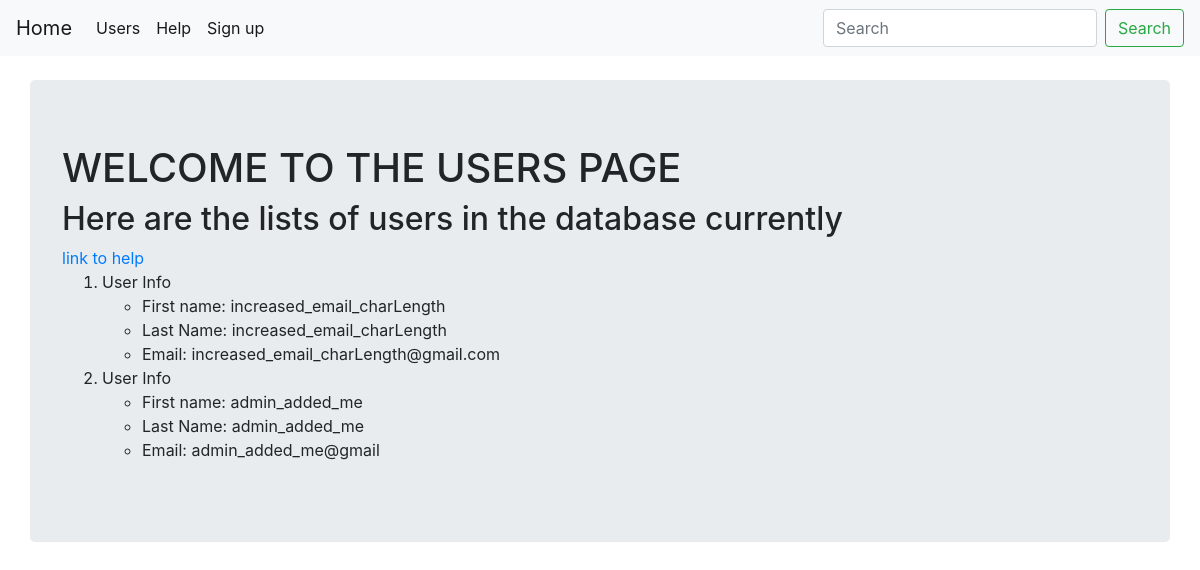
/users/, run on an earlier commit of the app's database.
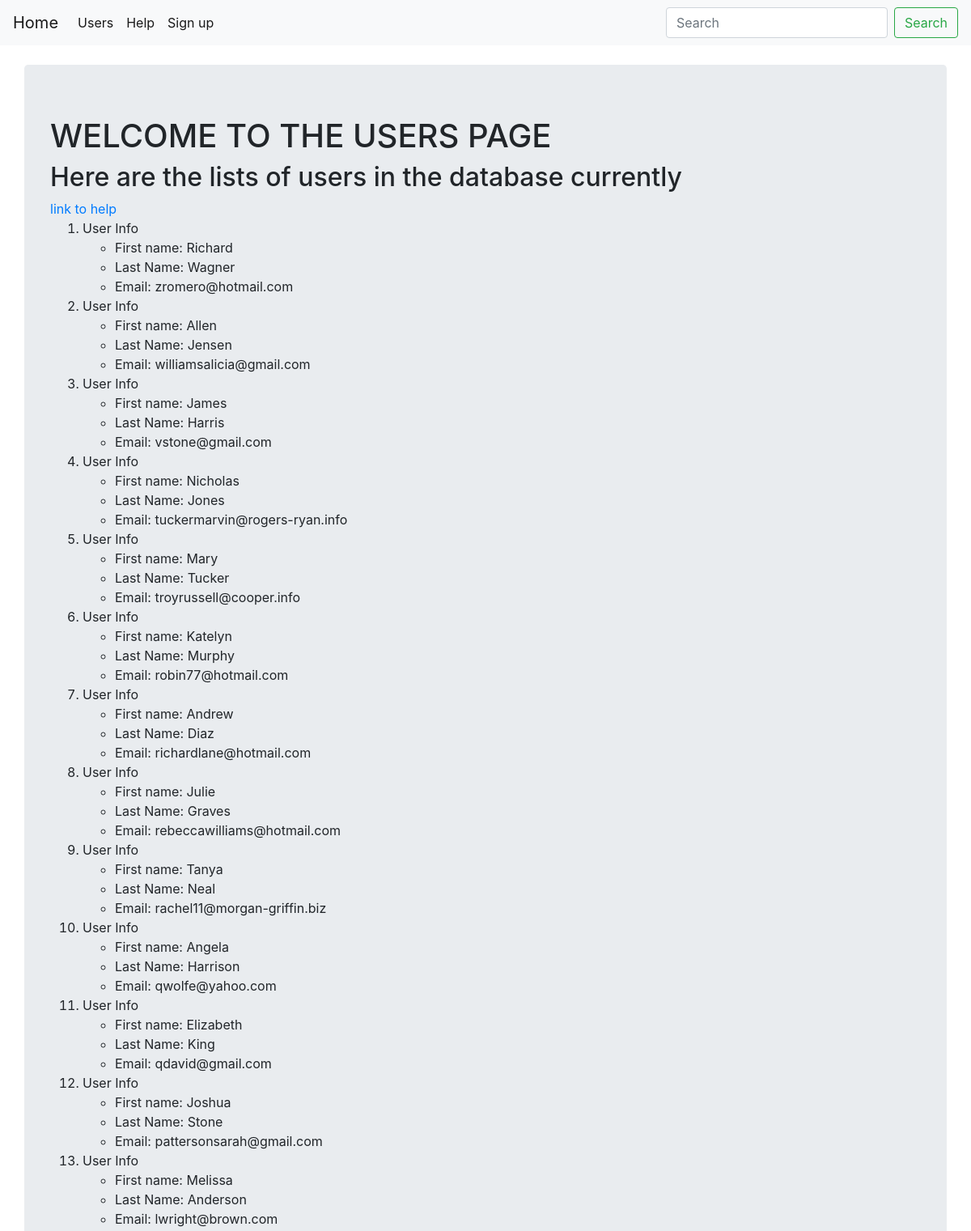
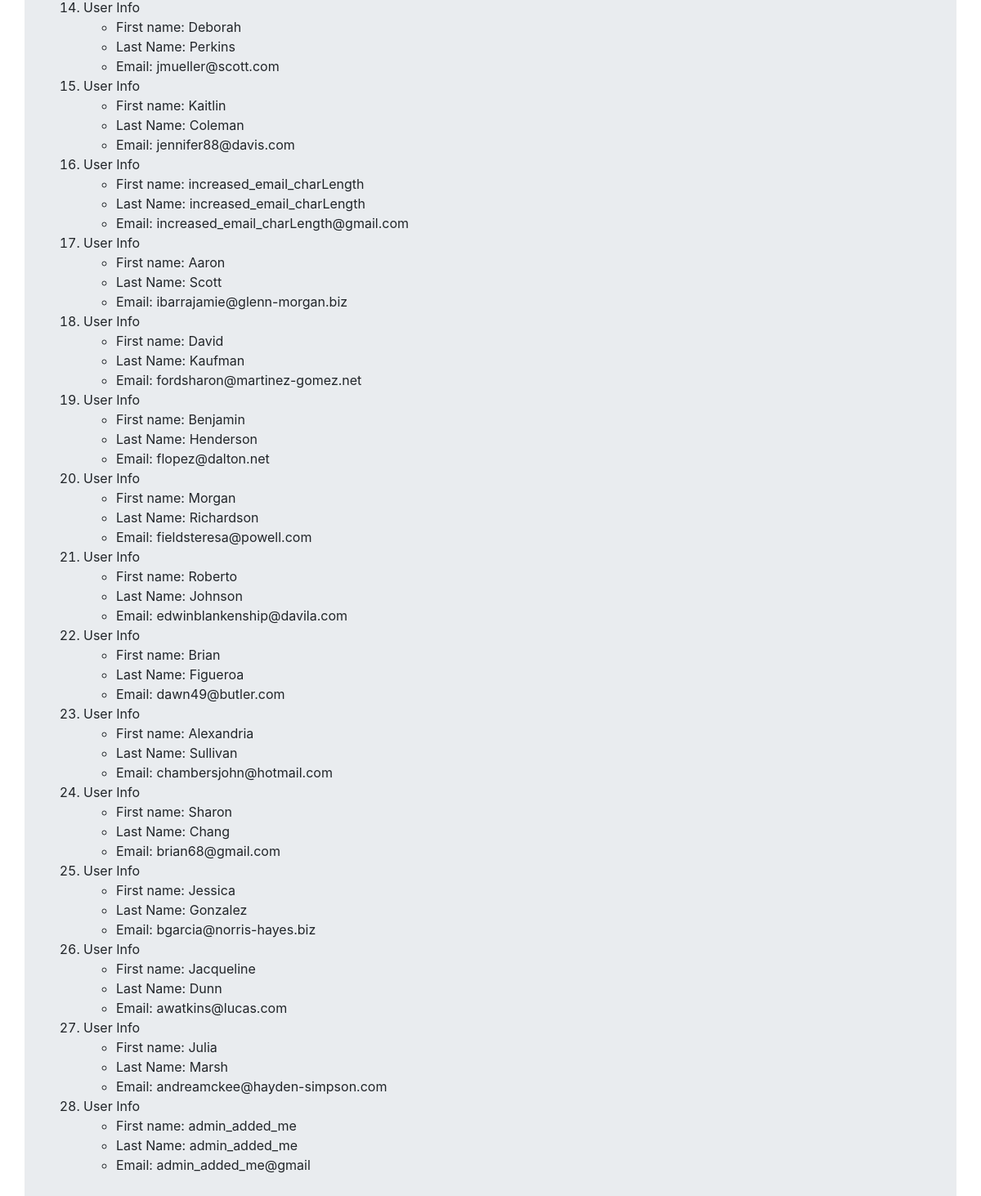
And on a later commit of the database (2 pictures, top to bottom).
### appTwo/models.py (models this page shows, shortened)
class User(models.Model):
    first_name = models.CharField(max_length = 150)
    last_name = models.CharField(max_length = 150)
    email = models.EmailField(max_length = 120, unique = True)

### appTwo/views.py (the view)
# urls.py: path('', views.users, name = 'users')
def users(request):
    user_list = User.objects.order_by('-email')
    user_dict = {'user_rec': user_list}
    return render(request, 'appTwo/users.html', context = user_dict)

### templates/appTwo/users.html
<!DOCTYPE html>
{% extends "home/base.html" %}
{% block body_block %}
{% load static %}
    <h1>WELCOME TO THE USERS PAGE</h1>
    <h2>Here are the lists of users in the database currently</h2>
    <a href="{% url 'some:help'%}">link to help</a>
    <div class="apptwo">
      {% if user_rec %}
      <ol>
        {% for rec in user_rec %}
        <li>User Info
          <ul>
            <li>First name: {{ rec.first_name}}</li>
            <li>Last Name: {{ rec.last_name }}</li>
            <li>Email: {{ rec.email }}</li>
          </ul>
        </li>
      {% endfor %}
      </ol>
      {% else %}
      <p>NO USER DATA FOUND!</p>
      {% endif %}
  {% endblock %}

What changed in the data, as far as the page shows it:
added User: first_name "Richard", last_name "Wagner", email "zromero@hotmail.com"
added User: first_name "Allen", last_name "Jensen", email "williamsalicia@gmail.com"
added User: first_name "James", last_name "Harris", email "vstone@gmail.com"
added User: first_name "Nicholas", last_name "Jones", email "tuckermarvin@rogers-ryan.info"
added User: first_name "Mary", last_name "Tucker", email "troyrussell@cooper.info"
added User: first_name "Katelyn", last_name "Murphy", email "robin77@hotmail.com"
added User: first_name "Andrew", last_name "Diaz", email "richardlane@hotmail.com"
added User: first_name "Julie", last_name "Graves", email "rebeccawilliams@hotmail.com"
added User: first_name "Tanya", last_name "Neal", email "rachel11@morgan-griffin.biz"
added User: first_name "Angela", last_name "Harrison", email "qwolfe@yahoo.com"
added User: first_name "Elizabeth", last_name "King", email "qdavid@gmail.com"
added User: first_name "Joshua", last_name "Stone", email "pattersonsarah@gmail.com"
added User: first_name "Melissa", last_name "Anderson", email "lwright@brown.com"
added User: first_name "Deborah", last_name "Perkins", email "jmueller@scott.com"
added User: first_name "Kaitlin", last_name "Coleman", email "jennifer88@davis.com"
added User: first_name "Aaron", last_name "Scott", email "ibarrajamie@glenn-morgan.biz"
added User: first_name "David", last_name "Kaufman", email "fordsharon@martinez-gomez.net"
added User: first_name "Benjamin", last_name "Henderson", email "flopez@dalton.net"
added User: first_name "Morgan", last_name "Richardson", email "fieldsteresa@powell.com"
added User: first_name "Roberto", last_name "Johnson", email "edwinblankenship@davila.com"
added User: first_name "Brian", last_name "Figueroa", email "dawn49@butler.com"
added User: first_name "Alexandria", last_name "Sullivan", email "chambersjohn@hotmail.com"
added User: first_name "Sharon", last_name "Chang", email "brian68@gmail.com"
added User: first_name "Jessica", last_name "Gonzalez", email "bgarcia@norris-hayes.biz"
added User: first_name "Jacqueline", last_name "Dunn", email "awatkins@lucas.com"
added User: first_name "Julia", last_name "Marsh", email "andreamckee@hayden-simpson.com"
